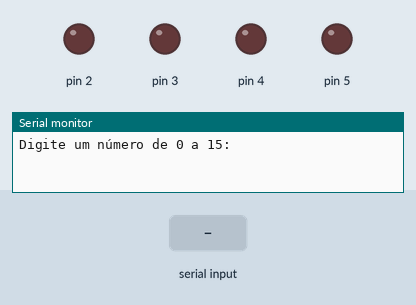
Recording of a sketch running on a simulated Arduino Uno, built with avr-gcc and run on an emulated ATmega328P. Parts: output pins drawn as LEDs (lit = HIGH), the last lines printed to the serial monitor. The test bench sets the inputs (shaded band).

Above: at 1.2 s.
1.3 s: "90,45\n" received over Serial
At 2.5 s:
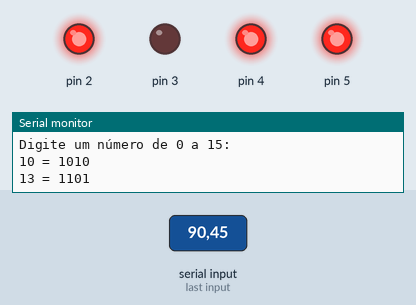
2.8 s: "30,150\n" received over Serial
At 3.9 s:
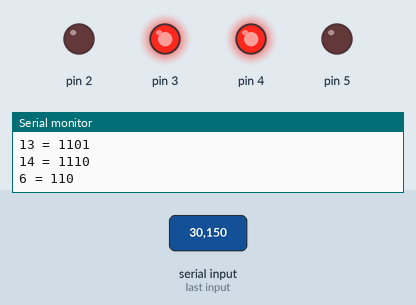
4.3 s: "5\n" received over Serial
At 4.8 s:
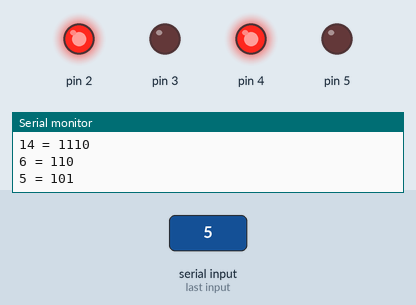
5.8 s: "200\n" received over Serial
At 7.0 s:
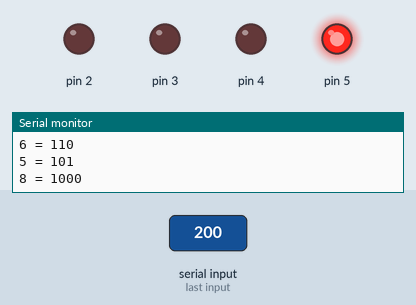
7.3 s: "90\n" received over Serial
At 8.3 s:
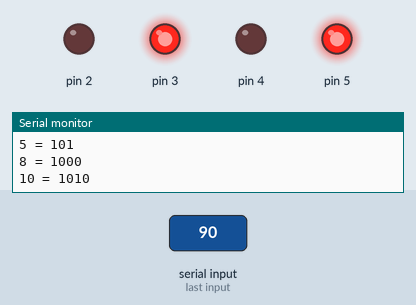
Timing chart, 0 to 9.8 s (numbered marks = the images above; inputs shaded):
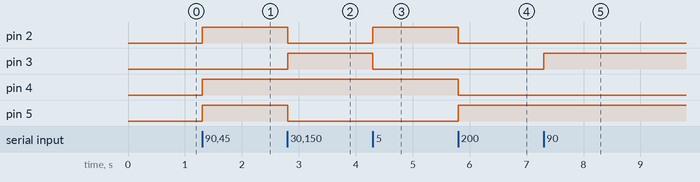

Measured:
- after the input at 1.3 s, pin 2, pin 4, pin 5: LOW → HIGH at once
- after the input at 2.8 s, pin 2, pin 5: HIGH → LOW at once; pin 3: LOW → HIGH at once
- after the input at 4.3 s, pin 2: LOW → HIGH at once; pin 3: HIGH → LOW at once
- after the input at 5.8 s, pin 2, pin 4: HIGH → LOW at once; pin 5: LOW → HIGH at once
- after the input at 7.3 s, pin 3: LOW → HIGH at once

The sketch:

aula08_nivel3.ino
```cpp
// Aula 8 – Nível 3: Do Monitor Serial para os LEDs
// Digite 0 a 15: o valor aparece em binário, usando os operadores >> e &
#include <Arduino.h>                                    // funções do Arduino (pinMode, digitalWrite, delay...)
void setup() {                                          // roda uma vez, quando a placa liga
  for (int pino = 2; pino <= 5; pino++) pinMode(pino, OUTPUT);   // pinos 2 a 5 como saída
  Serial.begin(9600);                                   // abre o Monitor Serial a 9600 baud
  Serial.println("Digite um número de 0 a 15:");        // envia o texto ao Monitor Serial e quebra a linha
}

void loop() {                                           // repete para sempre
  if (Serial.available() > 0) {                         // chegou algo pela serial?
    int n = Serial.parseInt();                          // lê o número digitado
    while (Serial.available() > 0) Serial.read();       // limpa o Enter
    n = n & 0x0F;                                       // & 0000 1111 guarda só os 4 bits mais baixos
    for (int bit = 0; bit < 4; bit++) {                 // percorre os 4 bits
      digitalWrite(2 + bit, (n >> bit) & 1);            // desloca e isola um bit
    }
    Serial.print(n);                                    // envia n ao Monitor Serial
    Serial.print(" = ");                                // envia o texto ao Monitor Serial
    Serial.println(n, BIN);                             // BIN imprime em binário
  }
}
```
